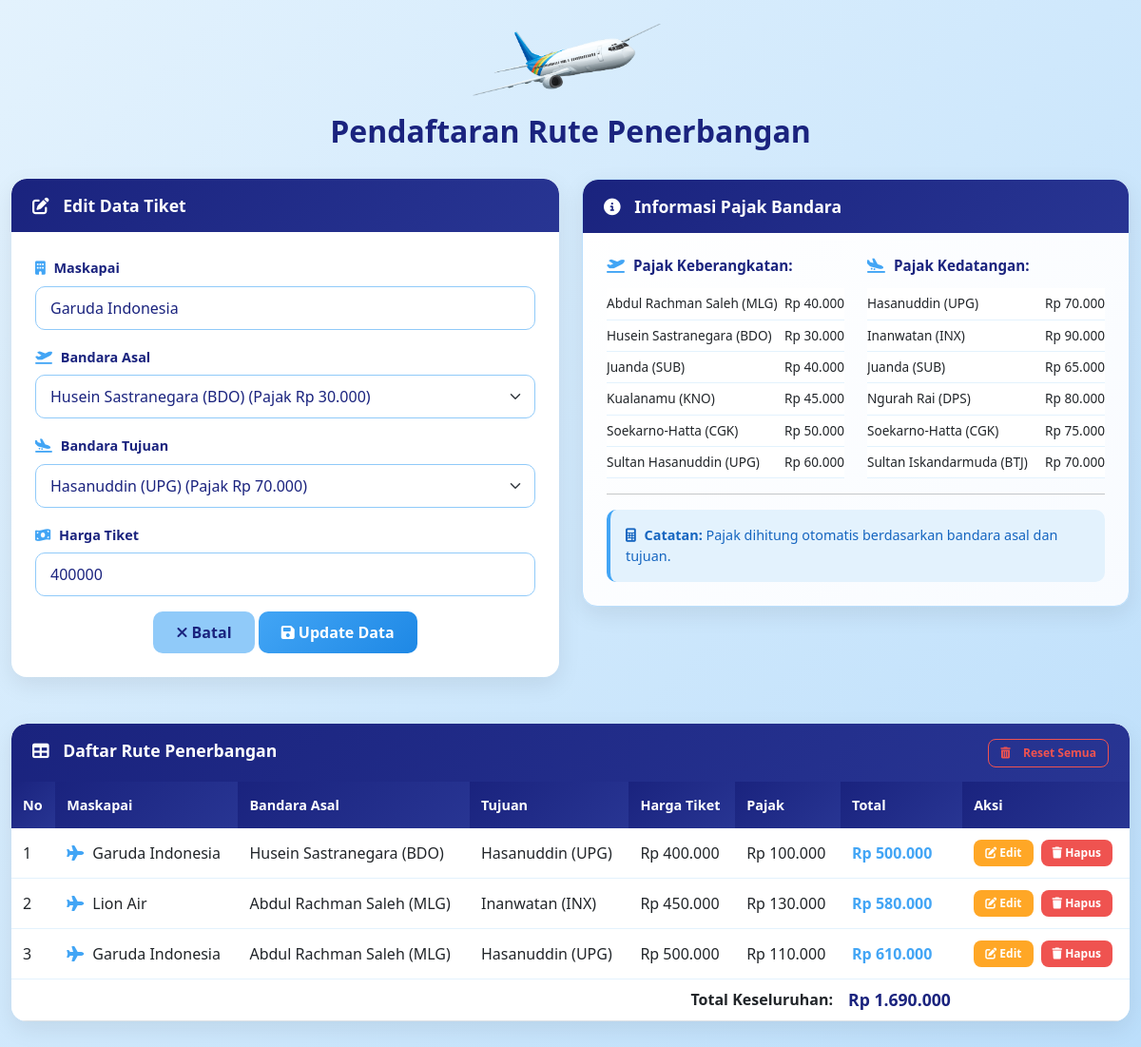
Page /index.php?edit=3 on the committed database.
### tables this page shows
CREATE TABLE `tbl_rute` (
  `id` int NOT NULL,
  `maskapai` varchar(100) NOT NULL,
  `bandara_asal` varchar(100) NOT NULL,
  `bandara_tujuan` varchar(100) NOT NULL,
  `harga` int NOT NULL,
  `pajak` int NOT NULL,
  `total` int NOT NULL,
  `created_at` timestamp NULL DEFAULT CURRENT_TIMESTAMP
);

CREATE TABLE `tbl_pajak_asal` (
  `id` int NOT NULL,
  `bandara` varchar(100) NOT NULL,
  `pajak` int NOT NULL
);

CREATE TABLE `tbl_pajak_tujuan` (
  `id` int NOT NULL,
  `bandara` varchar(100) NOT NULL,
  `pajak` int NOT NULL
);

### index.php (the view, shortened to what this page needs)
<?php
require_once 'koneksi.php';
$query_pajak_asal = "SELECT * FROM tbl_pajak_asal ORDER BY bandara";
$result_pajak_asal = mysqli_query($conn, $query_pajak_asal);
$query_pajak_tujuan = "SELECT * FROM tbl_pajak_tujuan ORDER BY bandara";
$result_pajak_tujuan = mysqli_query($conn, $query_pajak_tujuan);
$query_rute = "SELECT * FROM tbl_rute ORDER BY created_at DESC";
$result_rute = mysqli_query($conn, $query_rute);
$query_total = "SELECT SUM(total) as total_semua FROM tbl_rute";
$result_total = mysqli_query($conn, $query_total);
$total_semua = mysqli_fetch_assoc($result_total);
$totalSemuaTiket = $total_semua['total_semua'] ?? 0;
$editData = null;
if (isset($_GET['edit'])) {
    $editId = (int)$_GET['edit'];
    $query_edit = "SELECT * FROM tbl_rute WHERE id = $editId";
    $result_edit = mysqli_query($conn, $query_edit);
    $editData = mysqli_fetch_assoc($result_edit);
}
$pajakBandaraAsal = array();
while ($row = mysqli_fetch_assoc($result_pajak_asal)) {
    $pajakBandaraAsal[$row['bandara']] = $row['pajak'];
}
$pajakBandaraTujuan = array();
while ($row = mysqli_fetch_assoc($result_pajak_tujuan)) {
    $pajakBandaraTujuan[$row['bandara']] = $row['pajak'];
}
mysqli_data_seek($result_pajak_asal, 0);
mysqli_data_seek($result_pajak_tujuan, 0);
?>
<!DOCTYPE html>
<html lang="id">
<head>
    <link href="https://cdn.jsdelivr.net/npm/bootstrap@5.3.0/dist/css/bootstrap.min.css" rel="stylesheet">
    <link rel="stylesheet" href="https://cdnjs.cloudflare.com/ajax/libs/font-awesome/6.4.0/css/all.min.css">
    <link rel="stylesheet" href="style.css">
</head>
<body>
<div class="container mt-4">
    <div class="main-header">
        <img src="gambar/pswt.png" alt="Icon Pesawat" width="200" class="me-2 pesawat-float">
        <h1>Pendaftaran Rute Penerbangan</h1>
    </div>
    <div class="row">
        <div class="col-lg-6">
            <div class="card">
                <div class="card-header">
                    <i class="fas fa-edit"></i>
                    <?php echo ($editData != null) ? 'Edit Data Tiket' : 'Input Data Tiket'; ?>
                </div>
                <div class="card-body">
                    <form method="POST" action="proses.php">
                        <div class="mb-3">
                            <label for="nama" class="form-label">
                                <i class="fas fa-building"></i> Maskapai
                            </label>
                            <input type="text" id="nama" name="nama" class="form-control"
                                   placeholder="Contoh: Garuda Indonesia, Lion Air, Batik Air"
                                   value="<?php echo ($editData != null) ? htmlspecialchars($editData['maskapai']) : ''; ?>" required>
                        </div>
                        <div class="mb-3">
                            <label for="bandaraAsal" class="form-label">
                                <i class="fas fa-plane-departure"></i> Bandara Asal
                            </label>
                            <select name="bandaraAsal" id="bandaraAsal" class="form-select" required>
                                <?php while($pajak = mysqli_fetch_assoc($result_pajak_asal)): ?>
                                    <option value="<?php echo $pajak['bandara']; ?>"
                                        <?php echo ($editData != null && $editData['bandara_asal'] == $pajak['bandara']) ? 'selected' : ''; ?>>
                                        <?php echo $pajak['bandara']; ?> (Pajak Rp <?php echo number_format($pajak['pajak'], 0, ',', '.'); ?>)
                                    </option>
                                <?php endwhile; ?>
                            </select>
                        </div>
                        <div class="mb-3">
                            <label for="bandaraTujuan" class="form-label">
                                <i class="fas fa-plane-arrival"></i> Bandara Tujuan
                            </label>
                            <select name="bandaraTujuan" id="bandaraTujuan" class="form-select" required>
                                <?php while($pajak = mysqli_fetch_assoc($result_pajak_tujuan)): ?>
                                    <option value="<?php echo $pajak['bandara']; ?>"
                                        <?php echo ($editData != null && $editData['bandara_tujuan'] == $pajak['bandara']) ? 'selected' : ''; ?>>
                                        <?php echo $pajak['bandara']; ?> (Pajak Rp <?php echo number_format($pajak['pajak'], 0, ',', '.'); ?>)
                                    </option>
                                <?php endwhile; ?>
                            </select>
                        </div>
                        <div class="mb-3">
                            <label for="harga" class="form-label">
                                <i class="fas fa-money-bill-wave"></i> Harga Tiket
                            </label>
                            <input type="number" id="harga" name="harga" class="form-control"
                                   placeholder="Masukkan harga tiket (Rp)"
                                   value="<?php echo ($editData != null) ? $editData['harga'] : ''; ?>" required>
                        </div>
                        <div class="text-center">
                            <?php if($editData != null): ?>
                                <a href="index.php" class="btn btn-secondary px-4">
                                    <i class="fas fa-times"></i> Batal
                                </a>
                            <?php endif; ?>
                            <button type="submit" class="btn btn-success px-4">
                                <i class="fas fa-save"></i> <?php echo ($editData != null) ? 'Update Data' : 'Simpan Data'; ?>
                            </button>
                        </div>
                    </form>
                </div>
            </div>
        </div>
        <div class="col-lg-6">
            <div class="card info-card">
                <div class="card-header">
                    <i class="fas fa-info-circle"></i> Informasi Pajak Bandara
                </div>
                <div class="card-body">
                    <div class="row">
                        <div class="col-6">
                            <h6><i class="fas fa-plane-departure"></i> Pajak Keberangkatan:</h6>
                            <div class="table-responsive">
                                <table class="table table-sm table-borderless">
                                    <?php foreach($pajakBandaraAsal as $bandara => $pajak): ?>
                                    <tr>
                                        <td><?php echo $bandara; ?></td>
                                        <td class="text-end">Rp <?php echo number_format($pajak, 0, ',', '.'); ?></td>
                                    </tr>
                                    <?php endforeach; ?>
                                </table>
                            </div>
                        </div>
                        <div class="col-6">
                            <h6><i class="fas fa-plane-arrival"></i> Pajak Kedatangan:</h6>
                            <div class="table-responsive">
                                <table class="table table-sm table-borderless">
                                    <?php foreach($pajakBandaraTujuan as $bandara => $pajak): ?>
                                    <tr>
                                        <td><?php echo $bandara; ?></td>
                                        <td class="text-end">Rp <?php echo number_format($pajak, 0, ',', '.'); ?></td>
                                    </tr>
                                    <?php endforeach; ?>
                                </table>
                            </div>
                        </div>
                    </div>
                    <hr>
                    <div class="alert alert-info mb-0">
                        <i class="fas fa-calculator"></i> <strong>Catatan:</strong> Pajak dihitung otomatis berdasarkan bandara asal dan tujuan.
                    </div>
                </div>
            </div>
        </div>
    </div>
    <div class="row mt-4">
        <div class="col-12">
            <div class="card">
                <div class="card-header">
                    <i class="fas fa-table"></i> Daftar Rute Penerbangan
                    <div class="float-end">
                        <a href="proses.php?reset=1" class="btn btn-sm btn-outline-danger"
                           onclick="return confirm('Yakin ingin menghapus semua data?')">
                            <i class="fas fa-trash-alt"></i> Reset Semua
                        </a>
                    </div>
                </div>
                <div class="card-body p-0">
                    <div class="table-responsive">
                        <table class="table table-hover">
                            <thead>
                                <tr>
                                    <th>No</th>
                                    <th>Maskapai</th>
                                    <th>Bandara Asal</th>
                                    <th>Tujuan</th>
                                    <th>Harga Tiket</th>
                                    <th>Pajak</th>
                                    <th>Total</th>
                                    <th>Aksi</th>
                                </tr>
                            </thead>
                            <tbody>
                                <?php if (mysqli_num_rows($result_rute) == 0): ?>
                                    <tr>
                                        <td colspan="8" class="text-center py-5">
                                            <i class="fas fa-inbox fa-3x mb-3 d-block" style="color: #90CAF9;"></i>
                                            Belum ada data tiket. Silakan tambah data!
                                        </td>
                                    </tr>
                                <?php else: ?>
                                    <?php $no = 1; ?>
                                    <?php while($row = mysqli_fetch_assoc($result_rute)): ?>
                                        <tr>
                                            <td><?php echo $no++; ?></td>
                                            <td>
                                                <i class="fas fa-plane" style="color: #42A5F5;"></i>
                                                <?php echo htmlspecialchars($row['maskapai']); ?>
                                            </td>
                                            <td><?php echo htmlspecialchars($row['bandara_asal']); ?></td>
                                            <td><?php echo htmlspecialchars($row['bandara_tujuan']); ?></td>
                                            <td>Rp <?php echo number_format($row['harga'], 0, ',', '.'); ?></td>
                                            <td>Rp <?php echo number_format($row['pajak'], 0, ',', '.'); ?></td>
                                            <td>
                                                <strong style="color: #42A5F5;">
                                                    Rp <?php echo number_format($row['total'], 0, ',', '.'); ?>
                                                </strong>
                                            </td>
                                            <td>
                                                <div class="action-buttons">
                                                    <a href="index.php?edit=<?php echo $row['id']; ?>"
                                                       class="btn btn-warning btn-sm">
                                                        <i class="fas fa-edit"></i> Edit
                                                    </a>
                                                    <a href="proses.php?hapus=<?php echo $row['id']; ?>"
                                                       class="btn btn-danger btn-sm"
                                                       onclick="return confirm('Yakin hapus data <?php echo htmlspecialchars($row['maskapai']); ?>?')">
                                                        <i class="fas fa-trash"></i> Hapus
                                                    </a>
                                                </div>
                                            </td>
                                        </tr>
                                    <?php endwhile; ?>
                                <?php endif; ?>
                            </tbody>
                            <?php if ($totalSemuaTiket > 0): ?>
                            <tfoot style="background: linear-gradient(135deg, #E3F2FD 0%, #BBDEFB 100%);">
                                <tr>
                                    <td colspan="6" class="text-end fw-bold">Total Keseluruhan:</td>
                                    <td class="fw-bold" style="color: #1A237E; font-size: 1.1rem;">
                                        Rp <?php echo number_format($totalSemuaTiket, 0, ',', '.'); ?>
                                    </td>
                                    <td></td>
                                </tr>
                            </tfoot>
                            <?php endif; ?>
                        </table>
                    </div>
                </div>
            </div>
        </div>
    </div>
</div>
</body>
</html>

### rows in the picture
tbl_rute: nama "Garuda Indonesia", bandaraAsal "Husein Sastranegara (BDO) (Pajak Rp 30.000)", bandaraTujuan "Hasanuddin (UPG) (Pajak Rp 70.000)", harga "400000", maskapai "Garuda Indonesia", bandara_asal "Husein Sastranegara (BDO)", bandara_tujuan "Hasanuddin (UPG)", harga "400.000", pajak "100.000", total "500.000"
tbl_rute: maskapai "Lion Air", bandara_asal "Abdul Rachman Saleh (MLG)", bandara_tujuan "Inanwatan (INX)", harga "450.000", pajak "130.000", total "580.000"
tbl_rute: maskapai "Garuda Indonesia", bandara_asal "Abdul Rachman Saleh (MLG)", bandara_tujuan "Hasanuddin (UPG)", harga "500.000", pajak "110.000", total "610.000"

### other values in the picture
$bandara "Abdul Rachman Saleh (MLG)"
$pajak "40.000"
$bandara "Husein Sastranegara (BDO)"
$pajak "30.000"
$bandara "Juanda (SUB)"
$bandara "Kualanamu (KNO)"
$pajak "45.000"
$bandara "Soekarno-Hatta (CGK)"
$pajak "50.000"
$bandara "Sultan Hasanuddin (UPG)"
$pajak "60.000"
$bandara "Hasanuddin (UPG)"
$pajak "70.000"
$bandara "Inanwatan (INX)"
$pajak "90.000"
